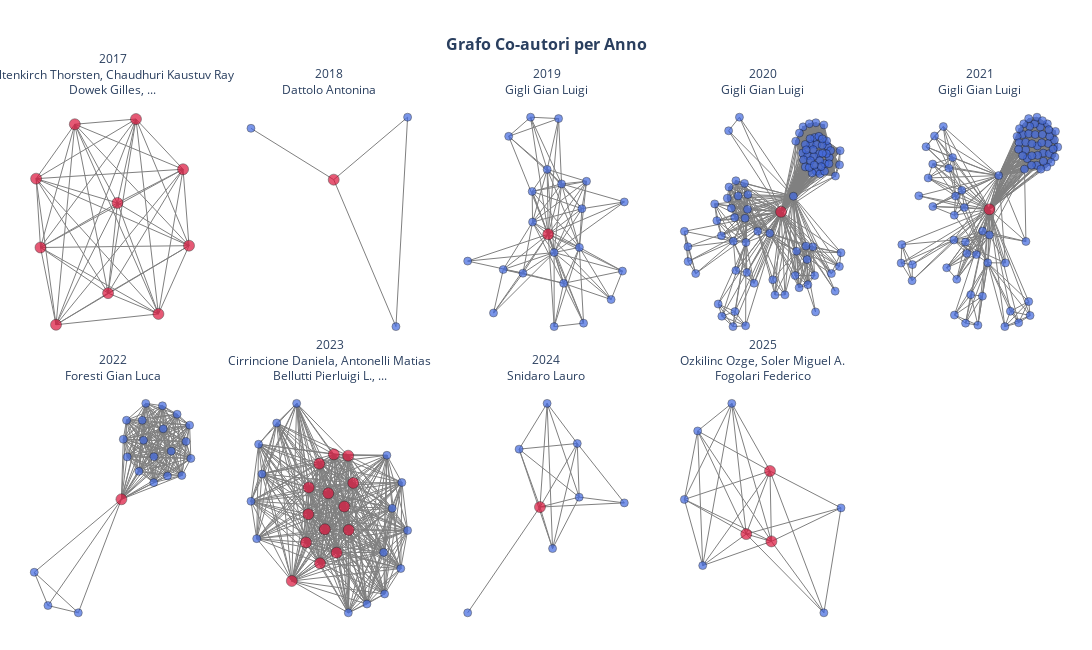

Notebook code for this chart:
### Markdown cell above
### 3) Primo grafo: nodo centrale per anno
Analisi del nodo centrale per ciascun anno, identificato tramite la degree centrality e dei suoi collaboratori più equicentrali.

### Code cell
#calcolo nodo centrale per anno
central_node_per_anno = {}
for anno, G in grafi_per_anno.items():
    if len(G) == 0:
        continue
    central_node_per_anno[anno] = max(G.degree, key=lambda x: x[1])[0]

#calcolo vicini equicentrali del nodo centrale
highlight_nodes_per_anno = {}
for anno, G in grafi_per_anno.items():
    if anno not in central_node_per_anno:
        continue
    central = central_node_per_anno[anno]
    central_degree = G.degree(central)
    equicentral_neighbors = [
        n for n in G.neighbors(central)
        if G.degree(n) == central_degree
    ]
    highlight_nodes_per_anno[anno] = [central] + equicentral_neighbors

#creazione sottografi e posizioni
subgrafi_per_anno = {}
pos_per_anno = {}

for anno, G in grafi_per_anno.items():
    if anno not in central_node_per_anno:
        continue
    central = central_node_per_anno[anno]
    neighbors = list(G.neighbors(central))
    nodes = [central] + neighbors
    H = G.subgraph(nodes).copy()
    subgrafi_per_anno[anno] = H

    initial_pos = {central: (0, 0)}
    pos = nx.spring_layout(H, seed=42, pos=initial_pos, fixed=[central])
    pos_per_anno[anno] = pos

def plot_graph_plotly(G, pos, highlight_nodes):
    edge_x, edge_y = [], []
    for u, v in G.edges():
        x0, y0 = pos[u]
        x1, y1 = pos[v]
        edge_x += [x0, x1, None]
        edge_y += [y0, y1, None]

    edge_trace = go.Scatter(
        x=edge_x, y=edge_y,
        mode="lines",
        line=dict(width=1, color="gray"),
        hoverinfo="none",
        showlegend=False
    )
    node_x, node_y, texts, colors, sizes = [], [], [], [], []

    for node in G.nodes():
        x, y = pos[node]
        node_x.append(x)
        node_y.append(y)
        texts.append(f"{node}<br>Grado: {G.degree(node)}")

        if node in highlight_nodes:
            colors.append("crimson")
            sizes.append(11)
        else:
            colors.append("royalblue")
            sizes.append(8)

    node_trace = go.Scatter(
        x=node_x, y=node_y,
        mode="markers",
        text=texts,
        hoverinfo="text",
        marker=dict(
            size=sizes,
            color=colors,
            line=dict(width=0.5, color="black")
        ),
        showlegend=False
    )

    return edge_trace, node_trace

#titoli per subplot
authors_per_anno = {}
for anno, G in grafi_per_anno.items():
    if anno not in central_node_per_anno:
        continue
    central = central_node_per_anno[anno]
    central_degree = G.degree(central)
    equicentral_neighbors = [
        n for n in G.neighbors(central)
        if G.degree(n) == central_degree
    ]
    all_authors = [central] + equicentral_neighbors
    authors_per_anno[anno] = all_authors

anni = sorted(grafi_per_anno.keys())

titoli = []
for anno in anni:
    authors = authors_per_anno.get(anno, [])
    # massimo 3 autori
    if len(authors) > 3:
        authors = authors[:3] + ["..."]
    # raggruppa ogni 2 autori per riga
    lines = []
    for i in range(0, len(authors), 2):
        lines.append(", ".join(authors[i:i+2]))
    titolo = f"{anno}<br>" + "<br>".join(lines)
    titoli.append(titolo)

#creazione figura con subplots
fig = make_subplots(
    rows=2, cols=5,
    subplot_titles=titoli,
    horizontal_spacing=0.03,
    vertical_spacing=0.08
)

for i, anno in enumerate(anni):
    if anno not in subgrafi_per_anno:
        continue
    G = subgrafi_per_anno[anno]
    pos = pos_per_anno[anno]
    highlight_nodes = highlight_nodes_per_anno[anno]

    edge, node = plot_graph_plotly(G, pos, highlight_nodes)

    row = 1 if i < 5 else 2
    col = i + 1 if i < 5 else i - 4

    fig.add_trace(edge, row=row, col=col)
    fig.add_trace(node, row=row, col=col)

fig.update_layout(
    height=650,
    width=1400,
    paper_bgcolor="white",
    plot_bgcolor="white",
    font=dict(size=10),
    margin=dict(l=20, r=20, t=100, b=20),  # t=80 per lasciare spazio al titolo
    title_text="<b>Grafo Co-autori per Anno</b>",
    title_x=0.5,
    title_font=dict(size=16)
)

for r in [1, 2]:
    for c in range(1, 6):
        fig.update_xaxes(visible=False, row=r, col=c)  
        fig.update_yaxes(visible=False, row=r, col=c)  

for ann in fig.layout.annotations:
    ann.font = dict(size=12)

fig.show()

### Figure 1 — Plotly figure (JSON) as saved in the notebook; plotly's stock layout.template omitted (floating-point values rounded to 4 significant figures; data arrays with more than 128 entries replaced by an {"elided": "..."} marker saying what was removed)
{"data": [{"hoverinfo": "none", "line": {"color": "gray", "width": 1}, "mode": "lines", "showlegend": false, "type": "scatter", "x": {"elided": "135 float values"}, "xaxis": "x", "y": {"elided": "135 float values"}, "yaxis": "y"}, {"hoverinfo": "text", "marker": {"color": ["crimson", "crimson", "crimson", "crimson", "crimson", "crimson", "crimson", "crimson", "crimson", "crimson"], "line": {"color": "black", "width": 0.5}, "size": [11, 11, 11, 11, 11, 11, 11, 11, 11, 11]}, "mode": "markers", "showlegend": false, "text": ["Altenkirch Thorsten<br>Grado: 9", "Chaudhuri Kaustuv Ray<br>Grado: 9", "Dowek Gilles<br>Grado: 9", "Felty Amy P.<br>Grado: 9", "Filinski Andrzej<br>Grado: 9", "Miculan Marino<br>Grado: 9", "Rabe Florian<br>Grado: 9", "Ricciotti Wilmer<br>Grado: 9", "Sacerdoti Coen Claudio<br>Grado: 9", "Sojakova Kristina<br>Grado: 9"], "type": "scatter", "x": [0, 0.3521, -0.04111, 0.1626, 0.2117, 0.04977, 0.2711, 0.1378, -0.05266, 0.3363], "xaxis": "x", "y": [0, 0.1608, 0.1571, 0.2477, 0.4182, 0.4077, 0.02196, 0.06427, 0.297, 0.3162], "yaxis": "y"}, {"hoverinfo": "none", "line": {"color": "gray", "width": 1}, "mode": "lines", "showlegend": false, "type": "scatter", "x": [0, -0.6243, null, 0, 0.4694, null, 0, 0.5575, null, 0.5575, 0.4694, null], "xaxis": "x2", "y": [0, 0.1161, null, 0, -0.3322, null, 0, 0.1412, null, 0.1412, -0.3322, null], "yaxis": "y2"}, {"hoverinfo": "text", "marker": {"color": ["crimson", "royalblue", "royalblue", "royalblue"], "line": {"color": "black", "width": 0.5}, "size": [11, 8, 8, 8]}, "mode": "markers", "showlegend": false, "text": ["Dattolo Antonina<br>Grado: 3", "Luccio Flaminia<br>Grado: 2", "de March Chiara<br>Grado: 2", "Corbatto Marco<br>Grado: 1"], "type": "scatter", "x": [0, 0.5575, 0.4694, -0.6243], "xaxis": "x2", "y": [0, 0.1412, -0.3322, 0.1161], "yaxis": "y2"}, {"hoverinfo": "none", "line": {"color": "gray", "width": 1}, "mode": "lines", "showlegend": false, "type": "scatter", "x": {"elided": "270 float values"}, "xaxis": "x3", "y": {"elided": "270 float values"}, "yaxis": "y3"}, {"hoverinfo": "text", "marker": {"color": ["royalblue", "royalblue", "royalblue", "royalblue", "crimson", "royalblue", "royalblue", "royalblue", "royalblue", "royalblue", "royalblue", "royalblue", "royalblue", "royalblue", "royalblue", "royalblue", "royalblue", "royalblue", "royalblue", "royalblue", "royalblue", "royalblue"], "line": {"color": "black", "width": 0.5}, "size": [8, 8, 8, 8, 11, 8, 8, 8, 8, 8, 8, 8, 8, 8, 8, 8, 8, 8, 8, 8, 8, 8]}, "mode": "markers", "showlegend": false, "text": ["André-Obadia Nathalie<br>Grado: 5", "Marini Alessandro<br>Grado: 9", "Corazza Elisa<br>Grado: 13", "Honnorat Jérǒme<br>Grado: 11", "Gigli Gian Luigi<br>Grado: 21", "Fabris Martina<br>Grado: 8", "Valente Mariarosaria<br>Grado: 18", "Cargnelutti Daniela<br>Grado: 5", "Vogrig Alberto<br>Grado: 12", "Romano Giorgia<br>Grado: 4", "Segatti Samantha<br>Grado: 8", "Serafini Anna<br>Grado: 5", "Bax Francesco<br>Grado: 5", "Rheims Sylvain<br>Grado: 5", "de Biase Stefano<br>Grado: 7", "Bastien Joubert<br>Grado: 5", "Pellitteri Gaia<br>Grado: 3", "Lorenzut Simone<br>Grado: 5", "Bernardini Andrea<br>Grado: 11", "Smeralda Carmelo Luca<br>Grado: 4", "Merlino Giovanni<br>Grado: 10", "Nilo Annacarmen<br>Grado: 6"], "type": "scatter", "x": [-0.08307, 0.1587, 0.1469, -0.00494, 0, -0.07559, 0.02793, 0.2965, 0.06299, -0.2578, 0.1805, 0.02809, 0.1667, -0.1862, -0.1192, 0.04879, -0.3795, 0.35, -0.07378, 0.3587, 0.07275, -0.2119], "xaxis": "x3", "y": [0.4811, 0.1051, -0.05402, 0.2665, 0, 0.176, -0.07523, -0.2683, 0.207, -0.3235, 0.2176, -0.3795, -0.3654, 0.4025, -0.16, 0.4754, -0.1102, -0.1514, 0.05013, 0.1328, -0.2017, -0.1449], "yaxis": "y3"}, {"hoverinfo": "none", "line": {"color": "gray", "width": 1}, "mode": "lines", "showlegend": false, "type": "scatter", "x": {"elided": "3609 float values"}, "xaxis": "x4", "y": {"elided": "3609 float values"}, "yaxis": "y4"}, {"hoverinfo": "text", "marker": {"color": ["crimson", "royalblue", "royalblue", "royalblue", "royalblue", "royalblue", "royalblue", "royalblue", "royalblue", "royalblue", "royalblue", "royalblue", "royalblue", "royalblue", "royalblue", "royalblue", "royalblue", "royalblue", "royalblue", "royalblue", "royalblue", "royalblue", "royalblue", "royalblue", "royalblue", "royalblue", "royalblue", "royalblue", "royalblue", "royalblue", "royalblue", "royalblue", "royalblue", "royalblue", "royalblue", "royalblue", "royalblue", "royalblue", "royalblue", "royalblue", "royalblue", "royalblue", "royalblue", "royalblue", "royalblue", "royalblue", "royalblue", "royalblue", "royalblue", "royalblue", "royalblue", "royalblue", "royalblue", "royalblue", "royalblue", "royalblue", "royalblue", "royalblue", "royalblue", "royalblue", "royalblue", "royalblue", "royalblue", "royalblue", "royalblue", "royalblue", "royalblue", "royalblue", "royalblue", "royalblue", "royalblue", "royalblue", "royalblue", "royalblue", "royalblue", "royalblue", "royalblue", "royalblue", "royalblue", "royalblue", "royalblue", "royalblue", "royalblue", "royalblue", "royalblue", "royalblue", "royalblue", "royalblue", "royalblue", "royalblue", "royalblue"], "line": {"color": "black", "width": 0.5}, "size": [11, 8, 8, 8, 8, 8, 8, 8, 8, 8, 8, 8, 8, 8, 8, 8, 8, 8, 8, 8, 8, 8, 8, 8, 8, 8, 8, 8, 8, 8, 8, 8, 8, 8, 8, 8, 8, 8, 8, 8, 8, 8, 8, 8, 8, 8, 8, 8, 8, 8, 8, 8, 8, 8, 8, 8, 8, 8, 8, 8, 8, 8, 8, 8, 8, 8, 8, 8, 8, 8, 8, 8, 8, 8, 8, 8, 8, 8, 8, 8, 8, 8, 8, 8, 8, 8, 8, 8, 8, 8, 8]}, "mode": "markers", "showlegend": false, "text": ["Gigli Gian Luigi<br>Grado: 90", "Vogrig Alberto<br>Grado: 26", "Nilo Annacarmen<br>Grado: 15", "Fabris Martina<br>Grado: 18", "Biasotto Alessia<br>Grado: 8", "Curcio Francesco<br>Grado: 18", "Miotti Valeria<br>Grado: 8", "Tascini Carlo<br>Grado: 8", "Valente Mariarosaria<br>Grado: 81", "de Biase Stefano<br>Grado: 2", "Crespel Arielle<br>Grado: 5", "Genton Pierre<br>Grado: 5", "Macorig Greta<br>Grado: 5", "Gélisse Philippe<br>Grado: 5", "Merlino Giovanni<br>Grado: 13", "Lorenzut Simone<br>Grado: 17", "del Negro Ilaria<br>Grado: 7", "Tereshko Yan<br>Grado: 7", "Smeralda Carmelo Luca<br>Grado: 14", "Piani Antonella<br>Grado: 7", "Rudakou Uladzislau<br>Grado: 43", "Futhey Naomi C.<br>Grado: 40", "Krohn Lynne<br>Grado: 43", "Ruskey Jennifer A.<br>Grado: 43", "Heilbron Karl<br>Grado: 40", "Cannon Paul<br>Grado: 40", "Alam Armaghan<br>Grado: 40", "Arnulf Isabelle<br>Grado: 43", "Hu Michele T.<br>Grado: 43", "Montplaisir Jacques Yves<br>Grado: 43", "Gagnon Jean-François Franc¸ois<br>Grado: 43", "Désautels Alex<br>Grado: 43", "Dauvilliers Yves A.<br>Grado: 43", "Toffoli Marco<br>Grado: 43", "Högl Birgit E.<br>Grado: 43", "Stefani Ambra<br>Grado: 43", "Holzknecht Evi<br>Grado: 40", "Šonka Karel<br>Grado: 43", "Kemlink David<br>Grado: 43", "Öertel Wolfgang Hermann<br>Grado: 43", "Janzen Annette<br>Grado: 40", "Plazzi Giuseppe<br>Grado: 43", "Antelmi Elena<br>Grado: 43", "Figorilli M.<br>Grado: 43", "Puligheddu Monica Maria Francesca<br>Grado: 43", "Mollenhauer Brit<br>Grado: 43", "Trenkwalder Claudia M.<br>Grado: 43", "Sixel-Döring Friederike<br>Grado: 43", "Cochen-de Cock Valérie<br>Grado: 43", "Charley-Monaca Christelle<br>Grado: 43", "Heidbreder A. E.<br>Grado: 43", "Ferini‑Strambi Luigi F.<br>Grado: 43", "Dijkstra Femke<br>Grado: 43", "Viaene Mineke Kristina<br>Grado: 43", "Abril Beatriz<br>Grado: 43", "Boeve Bradley Bradley<br>Grado: 43", "Postuma Ronald B.<br>Grado: 43", "Rouleau Guy Armand<br>Grado: 43", "Gan-Or Ziv<br>Grado: 43", "Leveille Etienne<br>Grado: 37", "Asayesh Farnaz<br>Grado: 37", "Espay Alberto J.<br>Grado: 37", "Janes Francesco<br>Grado: 3", "Morassi Mauro<br>Grado: 6", "Bagatto Daniele<br>Grado: 6", "Cobelli Milena<br>Grado: 6", "D'Agostini Serena<br>Grado: 6", "Bnà Claudio<br>Grado: 6", "Sponza Massimo<br>Grado: 10", "Marini Alessandro<br>Grado: 22", "Surcinelli Andrea<br>Grado: 10", "Pez Sara<br>Grado: 10", "Vit Alessandro<br>Grado: 10", "Gavrilovic Vladimir<br>Grado: 10", "Pessa Maria Elena<br>Grado: 6", "Volpetti Stefano<br>Grado: 6", "Pegolo Enrico<br>Grado: 6", "Pauletto Giada<br>Grado: 6", "Bax Francesco<br>Grado: 6", "Verriello Lorenzo<br>Grado: 6", "Corazza Elisa<br>Grado: 18", "Pellitteri Gaia<br>Grado: 3", "Dolso Pierluigi G.<br>Grado: 3", "Segatti Samantha<br>Grado: 14", "Bernardini Andrea<br>Grado: 14", "Valent Francesca<br>Grado: 14", "Brigo Francesco<br>Grado: 14", "Iacono Donatella D.<br>Grado: 14", "Passadore Paolo<br>Grado: 14", "Rana Michele<br>Grado: 14", "Honnorat Jérǒme<br>Grado: 14"], "type": "scatter", "x": [0, -0.1502, -0.2043, -0.154, -0.2748, -0.1438, -0.284, -0.2553, 0.0527, 0.1475, -0.3652, -0.3978, -0.4136, -0.3985, 0.1359, 0.06622, 0.2564, 0.2494, 0.1064, 0.2152, 0.1623, 0.06265, 0.1434, 0.09109, 0.09425, 0.1487, 0.183, 0.1142, 0.1271, 0.1994, 0.09555, 0.1618, 0.195, 0.1878, 0.1035, 0.1526, 0.1209, 0.1502, 0.1402, 0.2065, 0.07845, 0.1036, 0.2119, 0.1649, 0.1372, 0.1758, 0.2049, 0.1241, 0.1766, 0.1328, 0.1667, 0.1205, 0.1936, 0.1259, 0.1767, 0.1862, 0.1712, 0.142, 0.1075, 0.2326, 0.2526, 0.25, 0.2313, -0.1516, -0.1973, -0.2534, -0.2691, -0.2056, 0.1146, -0.04844, 0.1111, 0.06015, 0.07729, 0.1437, -0.1935, -0.1156, -0.1462, -0.03545, 0.01647, -0.02624, -0.09986, -0.1781, -0.2244, -0.1985, -0.1932, -0.2228, -0.1419, -0.1837, -0.23, -0.1565, -0.2128], "xaxis": "x4", "y": [0, -0.09385, -0.09, -0.01977, -0.0271, 0.007542, 0.02421, -0.07294, 0.04771, -0.3063, -0.189, -0.152, -0.0597, -0.1069, -0.1069, -0.1205, -0.1251, -0.1674, -0.105, -0.1889, 0.178, 0.2162, 0.2274, 0.1801, 0.2601, 0.2727, 0.266, 0.1718, 0.2065, 0.1998, 0.1594, 0.2311, 0.2171, 0.148, 0.1373, 0.206, 0.2696, 0.1242, 0.1695, 0.1663, 0.2412, 0.2063, 0.1875, 0.1571, 0.1904, 0.204, 0.1472, 0.2241, 0.2233, 0.1188, 0.1163, 0.1359, 0.1781, 0.1567, 0.1791, 0.124, 0.1386, 0.1431, 0.1897, 0.1096, 0.1872, 0.1438, -0.2428, -0.3485, -0.3054, -0.3195, -0.2822, -0.3513, -0.2229, -0.06574, -0.1459, -0.1949, -0.2322, -0.1949, -0.1796, -0.2185, -0.1857, -0.2079, -0.254, -0.2545, -0.05938, 0.2897, 0.2481, -0.01771, 0.09516, 0.07586, 0.05286, 0.04872, 0.04168, 0.08703, 0.01116], "yaxis": "y4"}, {"hoverinfo": "none", "line": {"color": "gray", "width": 1}, "mode": "lines", "showlegend": false, "type": "scatter", "x": {"elided": "3360 float values"}, "xaxis": "x5", "y": {"elided": "3360 float values"}, "yaxis": "y5"}, {"hoverinfo": "text", "marker": {"color": ["royalblue", "royalblue", "royalblue", "royalblue", "royalblue", "royalblue", "royalblue", "crimson", "royalblue", "royalblue", "royalblue", "royalblue", "royalblue", "royalblue", "royalblue", "royalblue", "royalblue", "royalblue", "royalblue", "royalblue", "royalblue", "royalblue", "royalblue", "royalblue", "royalblue", "royalblue", "royalblue", "royalblue", "royalblue", "royalblue", "royalblue", "royalblue", "royalblue", "royalblue", "royalblue", "royalblue", "royalblue", "royalblue", "royalblue", "royalblue", "royalblue", "royalblue", "royalblue", "royalblue", "royalblue", "royalblue", "royalblue", "royalblue", "royalblue", "royalblue", "royalblue", "royalblue", "royalblue", "royalblue", "royalblue", "royalblue", "royalblue", "royalblue", "royalblue", "royalblue", "royalblue", "royalblue", "royalblue", "royalblue", "royalblue", "royalblue", "royalblue", "royalblue", "royalblue", "royalblue", "royalblue", "royalblue", "royalblue", "royalblue", "royalblue", "royalblue", "royalblue", "royalblue", "royalblue", "royalblue", "royalblue", "royalblue"], "line": {"color": "black", "width": 0.5}, "size": [8, 8, 8, 8, 8, 8, 8, 11, 8, 8, 8, 8, 8, 8, 8, 8, 8, 8, 8, 8, 8, 8, 8, 8, 8, 8, 8, 8, 8, 8, 8, 8, 8, 8, 8, 8, 8, 8, 8, 8, 8, 8, 8, 8, 8, 8, 8, 8, 8, 8, 8, 8, 8, 8, 8, 8, 8, 8, 8, 8, 8, 8, 8, 8, 8, 8, 8, 8, 8, 8, 8, 8, 8, 8, 8, 8, 8, 8, 8, 8, 8, 8]}, "mode": "markers", "showlegend": false, "text": ["Verriello Lorenzo<br>Grado: 11", "Pauletto Giada<br>Grado: 13", "Nilo Annacarmen<br>Grado: 13", "Lonigro Incoronata Renata<br>Grado: 9", "Betto Elena<br>Grado: 9", "Valente Mariarosaria<br>Grado: 65", "Curcio Francesco<br>Grado: 9", "Gigli Gian Luigi<br>Grado: 81", "Fogolari Federico<br>Grado: 7", "Gélisse Philippe<br>Grado: 5", "Crespel Arielle<br>Grado: 5", "Carrera Paola<br>Grado: 5", "Bernardini Andrea<br>Grado: 46", "Vogrig Alberto<br>Grado: 19", "Moritz Christian Peter<br>Grado: 6", "Camdessanché Jean Philippe<br>Grado: 6", "Tholance Yannick<br>Grado: 6", "Antoine Jean Christophe G.<br>Grado: 6", "Honnorat Jérǒme<br>Grado: 6", "Pessa Maria Elena<br>Grado: 7", "Genton Pierre<br>Grado: 5", "Macorig Greta<br>Grado: 5", "Garbo Riccardo<br>Grado: 6", "Lorenzut Simone<br>Grado: 10", "del Negro Llaria<br>Grado: 6", "Merlino Giovanni<br>Grado: 10", "Cargnelutti Daniela<br>Grado: 6", "Smeralda Carmelo Luca<br>Grado: 7", "Pez Sara<br>Grado: 7", "Surcinelli Andrea<br>Grado: 11", "Marini Alessandro<br>Grado: 11", "Bax Francesco<br>Grado: 7", "Pellitteri Gaia<br>Grado: 8", "Scalise Anna<br>Grado: 6", "Mufti Kheireddin<br>Grado: 43", "Yu Eric<br>Grado: 43", "Rudakou Uladzislau<br>Grado: 43", "Krohn Lynne<br>Grado: 43", "Ruskey Jennifer A.<br>Grado: 43", "Asayesh Farnaz<br>Grado: 43", "Laurent Sandra Beatrice<br>Grado: 43", "Spiegelman Dan V.<br>Grado: 43", "Arnulf Isabelle<br>Grado: 43", "Hu Michele T.<br>Grado: 43", "Montplaisir Jacques Yves<br>Grado: 43", "Gagnon Jean François<br>Grado: 43", "Désautels Alex<br>Grado: 43", "Dauvilliers Yves A.<br>Grado: 43", "Janes Francesco<br>Grado: 43", "Högl Birgit E.<br>Grado: 43", "Stefani Ambra<br>Grado: 43", "Holzknecht Evi<br>Grado: 43", "Šonka Karel<br>Grado: 43", "Kemlink David<br>Grado: 43", "Öertel Wolfgang Hermann<br>Grado: 43", "Janzen Annette<br>Grado: 43", "Plazzi Giuseppe<br>Grado: 43", "Antelmi Elena<br>Grado: 43", "Figorilli M.<br>Grado: 43", "Puligheddu Monica Maria Francesca<br>Grado: 43", "Mollenhauer Brit<br>Grado: 43", "Trenkwalder Claudia M.<br>Grado: 43", "Sixel-Döring Friederike<br>Grado: 43", "Cochen-de Cock Valérie<br>Grado: 43", "Charley-Monaca Christelle<br>Grado: 43", "Heidbreder A. E.<br>Grado: 43", "Ferini‑Strambi Luigi F.<br>Grado: 43", "Dijkstra Femke<br>Grado: 43", "Viaene Mineke Kristina<br>Grado: 43", "Abril Beatriz<br>Grado: 43", "Boeve Bradley Bradley<br>Grado: 43", "Trempe Jean François<br>Grado: 43", "Rouleau Guy Armand<br>Grado: 43", "Postuma Ronald B.<br>Grado: 43", "Gan-Or Ziv<br>Grado: 43", "Bagatto Daniele<br>Grado: 6", "Cobelli Milena<br>Grado: 6", "D'Agostini Serena<br>Grado: 6", "Bnà Claudio<br>Grado: 6", "Morassi Mauro<br>Grado: 6", "Dolso Pierluigi G.<br>Grado: 5", "de Biase Stefano<br>Grado: 3"], "type": "scatter", "x": [-0.02826, 0.0002177, -0.1491, -0.09437, -0.0548, 0.03898, -0.1006, 0, -0.1795, -0.3708, -0.3247, 0.1533, 0.1472, -0.00694, 0.1228, 0.08802, 0.06484, 0.1706, 0.165, -0.1371, -0.3232, -0.3677, -0.2661, -0.1548, -0.2306, -0.1702, -0.1935, -0.2572, -0.238, -0.1422, -0.1158, -0.1475, -0.1054, -0.2375, 0.1397, 0.1523, 0.1589, 0.2435, 0.2137, 0.1899, 0.2259, 0.2513, 0.2748, 0.2013, 0.116, 0.2583, 0.1997, 0.2023, 0.1246, 0.2868, 0.1691, 0.2225, 0.122, 0.1986, 0.1441, 0.247, 0.2732, 0.2408, 0.2526, 0.1766, 0.2266, 0.2195, 0.2772, 0.1649, 0.1922, 0.1394, 0.1647, 0.1783, 0.1522, 0.1261, 0.1783, 0.2225, 0.2159, 0.2494, 0.2672, -0.147, -0.04834, -0.1002, -0.02943, -0.07844, 0.06703, -0.2966], "xaxis": "x5", "y": [-0.07261, -0.08536, -0.1023, -0.1474, -0.151, 0.1126, -0.1095, 0, -0.1951, -0.1795, -0.2381, -0.1074, 0.1342, -0.1784, -0.3787, -0.3404, -0.3916, -0.3545, -0.308, -0.2336, -0.1846, -0.1178, 0.209, 0.1727, 0.2449, 0.1372, 0.2765, 0.1047, 0.1512, 0.04436, 0.06353, -0.01958, 0.006359, 0.009367, 0.2499, 0.1985, 0.1693, 0.2853, 0.275, 0.2854, 0.1877, 0.1857, 0.1749, 0.212, 0.2435, 0.1573, 0.3076, 0.1803, 0.2226, 0.2078, 0.277, 0.2961, 0.2003, 0.1473, 0.2858, 0.2195, 0.2317, 0.1416, 0.2441, 0.1472, 0.1606, 0.2221, 0.2602, 0.2522, 0.2497, 0.1791, 0.3029, 0.1791, 0.2239, 0.2694, 0.2192, 0.25, 0.1341, 0.266, 0.2016, -0.353, -0.3868, -0.3801, -0.2899, -0.285, -0.1789, 0.0451], "yaxis": "y5"}, {"hoverinfo": "none", "line": {"color": "gray", "width": 1}, "mode": "lines", "showlegend": false, "type": "scatter", "x": {"elided": "531 float values"}, "xaxis": "x6", "y": {"elided": "531 float values"}, "yaxis": "y6"}, {"hoverinfo": "text", "marker": {"color": ["royalblue", "royalblue", "royalblue", "crimson", "royalblue", "royalblue", "royalblue", "royalblue", "royalblue", "royalblue", "royalblue", "royalblue", "royalblue", "royalblue", "royalblue", "royalblue", "royalblue", "royalblue", "royalblue", "royalblue", "royalblue", "royalblue"], "line": {"color": "black", "width": 0.5}, "size": [8, 8, 8, 11, 8, 8, 8, 8, 8, 8, 8, 8, 8, 8, 8, 8, 8, 8, 8, 8, 8, 8]}, "mode": "markers", "showlegend": false, "text": ["Codrich Marta<br>Grado: 18", "Isola Miriam<br>Grado: 18", "Drioli Carlo<br>Grado: 3", "Foresti Gian Luca<br>Grado: 21", "Beltrami A. P.<br>Grado: 18", "Curcio Francesco<br>Grado: 18", "Fabris Martina<br>Grado: 18", "Pucillo Carlo Ennio M.<br>Grado: 18", "Toma Andrea<br>Grado: 3", "De Martino Maria<br>Grado: 18", "Dalla Emiliano<br>Grado: 18", "Caponnetto Federica<br>Grado: 18", "Sozio Emanuela<br>Grado: 18", "Malfatti Matilde Clarissa<br>Grado: 18", "Tascini Carlo<br>Grado: 18", "de Nardin Axel<br>Grado: 18", "Stefanizzi Daniele<br>Grado: 18", "D’Aurizio Federica<br>Grado: 18", "Salvati Daniele<br>Grado: 3", "Tell Gianluca<br>Grado: 18", "Piciarelli Claudio<br>Grado: 18", "Sechi Leonardo Alberto<br>Grado: 18"], "type": "scatter", "x": [0.2072, 0.1095, -0.3919, 0, 0.02294, 0.008437, 0.224, 0.2904, -0.3303, 0.07862, 0.2503, 0.1845, 0.1453, 0.146, 0.3123, 0.2716, 0.02601, 0.3065, -0.1939, 0.09377, 0.09935, 0.1879], "xaxis": "x6", "y": [0.09026, 0.3714, -0.2827, 0, 0.3059, 0.2325, 0.1862, 0.2241, -0.4115, 0.1082, 0.3293, 0.3621, 0.06465, 0.165, 0.1583, 0.0922, 0.1642, 0.2872, -0.4397, 0.3059, 0.2286, 0.2729], "yaxis": "y6"}, {"hoverinfo": "none", "line": {"color": "gray", "width": 1}, "mode": "lines", "showlegend": false, "type": "scatter", "x": {"elided": "1056 float values"}, "xaxis": "x7", "y": {"elided": "1056 float values"}, "yaxis": "y7"}, {"hoverinfo": "text", "marker": {"color": ["royalblue", "royalblue", "crimson", "crimson", "crimson", "royalblue", "royalblue", "royalblue", "crimson", "royalblue", "crimson", "crimson", "royalblue", "crimson", "royalblue", "royalblue", "royalblue", "royalblue", "crimson", "crimson", "royalblue", "royalblue", "crimson", "crimson", "crimson", "royalblue", "crimson", "royalblue", "crimson"], "line": {"color": "black", "width": 0.5}, "size": [8, 8, 11, 11, 11, 8, 8, 8, 11, 8, 11, 11, 8, 11, 8, 8, 8, 8, 11, 11, 8, 8, 11, 11, 11, 8, 11, 8, 11]}, "mode": "markers", "showlegend": false, "text": ["Mele Filippo<br>Grado: 22", "Bertuccio Giuseppe<br>Grado: 22", "Picciotto Antonino<br>Grado: 28", "Rachevski Alexandre<br>Grado: 28", "Antonelli Matias<br>Grado: 28", "Del Monte E. D.<br>Grado: 19", "Aquilanti Giuliana<br>Grado: 22", "Bonvicini V.<br>Grado: 19", "Zampa Gianluigi<br>Grado: 28", "Stebel Luigi<br>Grado: 22", "Ficorella Francesco<br>Grado: 28", "Zorzi Nicola<br>Grado: 28", "Olivi Luca<br>Grado: 22", "Pepponi Giancarlo<br>Grado: 28", "Menk Ralf Hendrik<br>Grado: 22", "Campana Riccardo<br>Grado: 19", "Cautero Giuseppe<br>Grado: 22", "Ceraudo Francesco<br>Grado: 19", "Orzan Giulio<br>Grado: 28", "Cirrincione Daniela<br>Grado: 28", "Feroci Marco<br>Grado: 19", "Gandola Massimo<br>Grado: 22", "Vacchi Andrea<br>Grado: 28", "Bellutti Pierluigi L.<br>Grado: 28", "Borghi Giacomo<br>Grado: 28", "Giuressi Dario<br>Grado: 22", "Rashevskaya Irina<br>Grado: 28", "Evangelista Yuri<br>Grado: 19", "Zampa Nicola<br>Grado: 28"], "type": "scatter", "x": [0.2926, 0.267, 0.04381, 0.1513, 0.1633, -0.1086, 0.244, -0.07921, 0.03768, 0.1502, 0.1118, 0.09689, 0.3079, 0.04491, 0.1998, -0.09334, 0.2896, 0.0129, 0.1396, 0, -0.08828, 0.2527, 0.1193, 0.075, 0.08789, 0.2467, 0.1498, -0.04019, 0.07303], "xaxis": "x7", "y": [0.1633, 0.1205, 0.1107, 0.08456, 0.1627, 0.1322, 0.04741, 0.1774, 0.06391, -0.0528, 0.2101, 0.1455, 0.08385, 0.1551, -0.03818, 0.07023, 0.02065, 0.2945, 0.1235, 0, 0.2268, 0.2084, 0.04695, 0.02925, 0.0858, -0.02151, 0.2078, 0.262, 0.1946], "yaxis": "y7"}, {"hoverinfo": "none", "line": {"color": "gray", "width": 1}, "mode": "lines", "showlegend": false, "type": "scatter", "x": [0.58, 0.2565, null, 0.58, 0.2697, null, 0.58, 0, null, 0.2565, 0.2697, null, 0.2565, 0, null, 0.2565, 0.08665, null, 0.2565, -0.1435, null, 0.2565, 0.04913, null, 0.08665, 0.2697, null, 0.08665, 0, null, 0.08665, -0.1435, null, 0.08665, 0.04913, null, 0.04913, 0.2697, null, 0.04913, 0, null, 0.04913, -0.1435, null, -0.1435, 0.2697, null, -0.1435, 0, null, -0.4971, 0, null, 0.2697, 0, null], "xaxis": "x8", "y": [0.0144, 0.2201, null, 0.0144, 0.03422, null, 0.0144, 0, null, 0.2201, 0.03422, null, 0.2201, 0, null, 0.2201, -0.1437, null, 0.2201, 0.2004, null, 0.2201, 0.3588, null, -0.1437, 0.03422, null, -0.1437, 0, null, -0.1437, 0.2004, null, -0.1437, 0.3588, null, 0.3588, 0.03422, null, 0.3588, 0, null, 0.3588, 0.2004, null, 0.2004, 0.03422, null, 0.2004, 0, null, -0.3661, 0, null, 0.03422, 0, null], "yaxis": "y8"}, {"hoverinfo": "text", "marker": {"color": ["royalblue", "royalblue", "royalblue", "royalblue", "royalblue", "royalblue", "royalblue", "crimson"], "line": {"color": "black", "width": 0.5}, "size": [8, 8, 8, 8, 8, 8, 8, 11]}, "mode": "markers", "showlegend": false, "text": ["Liani Alessandro<br>Grado: 3", "Somero Michele<br>Grado: 6", "Johnson Chad<br>Grado: 5", "Visentini Ingrid<br>Grado: 5", "Vallisa Tiziano<br>Grado: 5", "Mari Marco<br>Grado: 1", "Urli Federico<br>Grado: 6", "Snidaro Lauro<br>Grado: 7"], "type": "scatter", "x": [0.58, 0.2565, 0.08665, 0.04913, -0.1435, -0.4971, 0.2697, 0], "xaxis": "x8", "y": [0.0144, 0.2201, -0.1437, 0.3588, 0.2004, -0.3661, 0.03422, 0], "yaxis": "y8"}, {"hoverinfo": "none", "line": {"color": "gray", "width": 1}, "mode": "lines", "showlegend": false, "type": "scatter", "x": [0.1197, 0, null, 0.1197, 0.1269, null, 0.1197, 0.3908, null, 0.1197, 0.4772, null, 0.1197, -0.2444, null, 0.1197, -0.07261, null, 0.1197, -0.219, null, 0.1197, -0.3112, null, 0, 0.1269, null, 0, 0.3908, null, 0, 0.4772, null, 0, -0.2444, null, 0, -0.07261, null, 0, -0.219, null, 0, -0.3112, null, -0.3112, 0.1269, null, -0.3112, -0.2444, null, -0.3112, -0.07261, null, -0.3112, -0.219, null, 0.1269, 0.3908, null, 0.1269, 0.4772, null, 0.1269, -0.2444, null, 0.1269, -0.07261, null, 0.1269, -0.219, null, 0.4772, 0.3908, null, -0.2444, -0.07261, null, -0.2444, -0.219, null, -0.07261, -0.219, null], "xaxis": "x9", "y": [0.1607, 0, null, 0.1607, -0.01872, null, 0.1607, -0.2007, null, 0.1607, 0.0667, null, 0.1607, 0.2628, null, 0.1607, 0.333, null, 0.1607, -0.08028, null, 0.1607, 0.08824, null, 0, -0.01872, null, 0, -0.2007, null, 0, 0.0667, null, 0, 0.2628, null, 0, 0.333, null, 0, -0.08028, null, 0, 0.08824, null, 0.08824, -0.01872, null, 0.08824, 0.2628, null, 0.08824, 0.333, null, 0.08824, -0.08028, null, -0.01872, -0.2007, null, -0.01872, 0.0667, null, -0.01872, 0.2628, null, -0.01872, 0.333, null, -0.01872, -0.08028, null, 0.0667, -0.2007, null, 0.2628, 0.333, null, 0.2628, -0.08028, null, 0.333, -0.08028, null], "yaxis": "y9"}, {"hoverinfo": "text", "marker": {"color": ["crimson", "crimson", "royalblue", "crimson", "royalblue", "royalblue", "royalblue", "royalblue", "royalblue"], "line": {"color": "black", "width": 0.5}, "size": [11, 11, 8, 11, 8, 8, 8, 8, 8]}, "mode": "markers", "showlegend": false, "text": ["Fogolari Federico<br>Grado: 8", "Ozkilinc Ozge<br>Grado: 8", "Klein Christian T.<br>Grado: 6", "Soler Miguel A.<br>Grado: 8", "Aparicio Santiago<br>Grado: 4", "Yakout Rayyan Bassem Adel<br>Grado: 6", "Esposito Gennaro<br>Grado: 6", "Giannozzi Paolo<br>Grado: 4", "Rocchia Walter<br>Grado: 6"], "type": "scatter", "x": [0.1197, 0, -0.3112, 0.1269, 0.4772, -0.2444, -0.07261, 0.3908, -0.219], "xaxis": "x9", "y": [0.1607, 0, 0.08824, -0.01872, 0.0667, 0.2628, 0.333, -0.2007, -0.08028], "yaxis": "y9"}], "layout": {"annotations": [{"font": {"size": 12}, "showarrow": false, "text": "2017<br>Altenkirch Thorsten, Chaudhuri Kaustuv Ray<br>Dowek Gilles, ...", "x": 0.088, "xanchor": "center", "xref": "paper", "y": 1, "yanchor": "bottom", "yref": "paper"}, {"font": {"size": 12}, "showarrow": false, "text": "2018<br>Dattolo Antonina", "x": 0.294, "xanchor": "center", "xref": "paper", "y": 1, "yanchor": "bottom", "yref": "paper"}, {"font": {"size": 12}, "showarrow": false, "text": "2019<br>Gigli Gian Luigi", "x": 0.5, "xanchor": "center", "xref": "paper", "y": 1, "yanchor": "bottom", "yref": "paper"}, {"font": {"size": 12}, "showarrow": false, "text": "2020<br>Gigli Gian Luigi", "x": 0.706, "xanchor": "center", "xref": "paper", "y": 1, "yanchor": "bottom", "yref": "paper"}, {"font": {"size": 12}, "showarrow": false, "text": "2021<br>Gigli Gian Luigi", "x": 0.912, "xanchor": "center", "xref": "paper", "y": 1, "yanchor": "bottom", "yref": "paper"}, {"font": {"size": 12}, "showarrow": false, "text": "2022<br>Foresti Gian Luca", "x": 0.088, "xanchor": "center", "xref": "paper", "y": 0.46, "yanchor": "bottom", "yref": "paper"}, {"font": {"size": 12}, "showarrow": false, "text": "2023<br>Cirrincione Daniela, Antonelli Matias<br>Bellutti Pierluigi L., ...", "x": 0.294, "xanchor": "center", "xref": "paper", "y": 0.46, "yanchor": "bottom", "yref": "paper"}, {"font": {"size": 12}, "showarrow": false, "text": "2024<br>Snidaro Lauro", "x": 0.5, "xanchor": "center", "xref": "paper", "y": 0.46, "yanchor": "bottom", "yref": "paper"}, {"font": {"size": 12}, "showarrow": false, "text": "2025<br>Ozkilinc Ozge, Soler Miguel A.<br>Fogolari Federico", "x": 0.706, "xanchor": "center", "xref": "paper", "y": 0.46, "yanchor": "bottom", "yref": "paper"}], "font": {"size": 10}, "height": 650, "margin": {"b": 20, "l": 20, "r": 20, "t": 100}, "paper_bgcolor": "white", "plot_bgcolor": "white", "title": {"font": {"size": 16}, "text": "<b>Grafo Co-autori per Anno</b>", "x": 0.5}, "width": 1400, "xaxis": {"anchor": "y", "domain": [0, 0.176], "visible": false}, "xaxis10": {"anchor": "y10", "domain": [0.824, 1], "visible": false}, "xaxis2": {"anchor": "y2", "domain": [0.206, 0.382], "visible": false}, "xaxis3": {"anchor": "y3", "domain": [0.412, 0.588], "visible": false}, "xaxis4": {"anchor": "y4", "domain": [0.618, 0.794], "visible": false}, "xaxis5": {"anchor": "y5", "domain": [0.824, 1], "visible": false}, "xaxis6": {"anchor": "y6", "domain": [0, 0.176], "visible": false}, "xaxis7": {"anchor": "y7", "domain": [0.206, 0.382], "visible": false}, "xaxis8": {"anchor": "y8", "domain": [0.412, 0.588], "visible": false}, "xaxis9": {"anchor": "y9", "domain": [0.618, 0.794], "visible": false}, "yaxis": {"anchor": "x", "domain": [0.54, 1], "visible": false}, "yaxis10": {"anchor": "x10", "domain": [0, 0.46], "visible": false}, "yaxis2": {"anchor": "x2", "domain": [0.54, 1], "visible": false}, "yaxis3": {"anchor": "x3", "domain": [0.54, 1], "visible": false}, "yaxis4": {"anchor": "x4", "domain": [0.54, 1], "visible": false}, "yaxis5": {"anchor": "x5", "domain": [0.54, 1], "visible": false}, "yaxis6": {"anchor": "x6", "domain": [0, 0.46], "visible": false}, "yaxis7": {"anchor": "x7", "domain": [0, 0.46], "visible": false}, "yaxis8": {"anchor": "x8", "domain": [0, 0.46], "visible": false}, "yaxis9": {"anchor": "x9", "domain": [0, 0.46], "visible": false}}}
